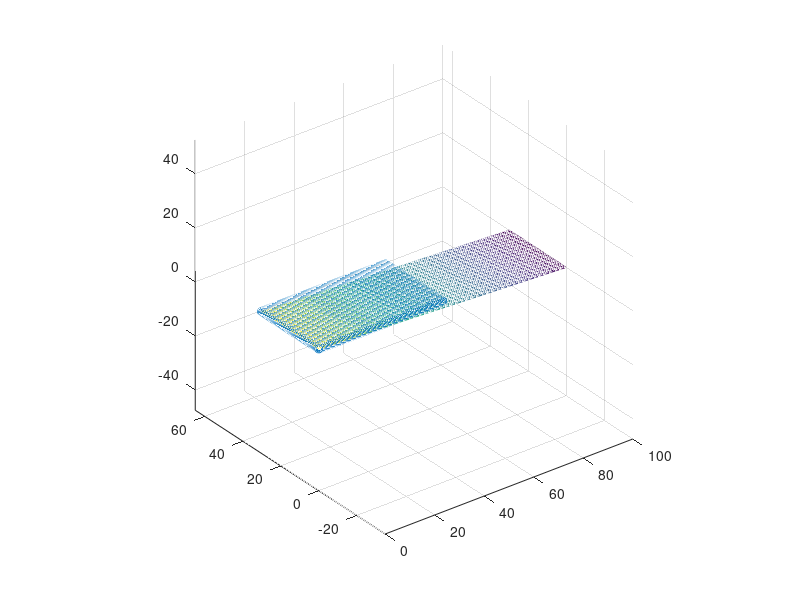

Write the MATLAB code that produced this figure.

clear all;
close all;
clc;

neley = 60;
nelex = 200;

##hx = 0.5;
##hy = 0.5;

y = linspace (0, 30,neley+1);
x = linspace (0, 100, nelex+1);


hx = 100/nelex;
hy = 30/neley;

[X, Y] = meshgrid (x, y);

Z = 5 - 0.05 * X;
Z(Z < 0) = 0;


##h = 0*Z;
Ymin = 0; Ymax = 30; Xmin = 0; Xmax = 100;
##select = (Y>=Ymin & Y<=Ymax & X >=Xmin & X <= Xmax);
####
##h(select)= 5 - Z(select);
##h(h < 0) = 0;
####
##surf (X, Y, Z)
##hold all
##surf (X, Y, Z+h)
##axis equal


DX = .5; DY = .5;
[xp, yp] = meshgrid (Xmin:DX:Xmax, Ymin:DY:Ymax);

%hp = interp2 (X, Y, h, xp, yp, 'spline');
hp = 5.*ones(size(xp));
hp(xp > 50) = 0;
hp = hp(:);
xp = xp(:);
yp = yp(:);

hzero = find (hp <= 0.001);
hp(hzero) = [];
xp(hzero) = [];
yp(hzero) = [];

immagine_out = uint16(Z);
%imwrite (immagine_out, "sfondo.tif")

%%%%%%%%%%%%%%%%%%%%%%%%%%%%%%%%%%%%%%%%%%%%%%%%%%%%%%%%%%%%%%%%%%%%%%%%%%%%%



Zz        = double (Z);
[gx, gy]  = gradient (Zz);

Z    = Zz(:);
dZdx = gx(:);
dZdy = gy(:);


figure()
mesh(X,Y,Zz)
axis equal
hold on
scatter3(xp(:),yp(:),hp(:))


%% Constants
g     = 9.81;
xi    = 200;
vis   = 50;
ty    = 2000;
T     = 10;

%% Material point quantities initialization
nmp   = numel(xp);
rhosy = 1000.0;
Msys  = sum (hp*DX*DY*rhosy);
Mp    = Msys/nmp * ones(nmp, 1);
Vp    = Mp./rhosy;
Ap    = Vp./hp;
vp    = zeros (nmp,2);
BINGHAM = 0.0;
FRICTION = 0.0;
CFL = 0.001;
BC_FLAG = 1.0;
momp  = zeros (nmp,2);

Fb(:,1) = zeros (nmp,1);
Fb(:,2) = zeros (nmp,1);

%%
DATA = struct (
	   "x", xp, ...
	   "y", yp, ...
	   "Mp", Mp, ...
	   "Ap", Ap, ...
	   "vpx", vp(:,1), ...
	   "vpy", vp(:,2), ...
	   "Nex", nelex, ...
	   "Ney", neley, ...
	   "hx", hx, ...
	   "hy", hy, ...
	   "hp", hp, ...
	   "mom_px", momp(:,1), ...
	   "mom_py", momp(:,2), ...
	   "g", g, ...
	   "T", T, ...
	   "xi", xi, ...
	   "vis", vis, ...
	   "ty", ty, ...
	   "rho", rhosy, ...
	   "Vp", Vp, ...
	   "Z", Z, ...
	   "dZdx", dZdx,
	   "dZdy", dZdy,
     "BINGHAM_ON", BINGHAM,
     "FRICTION_ON", FRICTION,
     "CFL", CFL,
     "BC_FLAG",BC_FLAG
	 );
% --- Scrittura manuale del DATA.json ---
function v2j (fid, name, x, last)
  if isscalar(x) && ~ischar(x)
    fprintf(fid, '"%s": %.17g', name, x);
  elseif ischar(x)
    fprintf(fid, '"%s": "%s"', name, x);
  else
    x = x(:);
    fprintf(fid, '"%s": [', name);
    fprintf(fid, '%.17g', x(1));
    for k = 2:numel(x)
      fprintf(fid, ',%.17g', x(k));
    endfor
    fprintf(fid, ']');
  endif
  if (~last)
    fprintf(fid, ',\n');
  else
    fprintf(fid, '\n');
  endif
endfunction

FID = fopen("DATA.json","w");
fprintf(FID, "{\n");
v2j(FID, "x",          xp,         false);
v2j(FID, "y",          yp,         false);
v2j(FID, "Mp",         Mp,         false);
v2j(FID, "Ap",         Ap,         false);
v2j(FID, "vpx",        vp(:,1),    false);
v2j(FID, "vpy",        vp(:,2),    false);
v2j(FID, "Nex",        nelex,      false);
v2j(FID, "Ney",        neley,      false);
v2j(FID, "hx",         hx,         false);
v2j(FID, "hy",         hy,         false);
v2j(FID, "hp",         hp,         false);
v2j(FID, "mom_px",     momp(:,1),  false);
v2j(FID, "mom_py",     momp(:,2),  false);
v2j(FID, "g",          g,          false);
v2j(FID, "T",          T,          false);
v2j(FID, "xi",         xi,         false);
v2j(FID, "rho",        rhosy,      false);
v2j(FID, "Vp",         Vp,         false);
v2j(FID, "Z",          Z,          false);
v2j(FID, "dZdx",       dZdx,       false);
v2j(FID, "dZdy",       dZdy,       false);
v2j(FID, "BINGHAM_ON", BINGHAM,    false);
v2j(FID, "FRICTION_ON",FRICTION,   false);
v2j(FID, "CFL",        CFL,        false);
v2j(FID, "BC_FLAG",    BC_FLAG,    true);
fprintf(FID, "}\n");
fclose(FID);
disp("DATA.json scritto correttamente");
